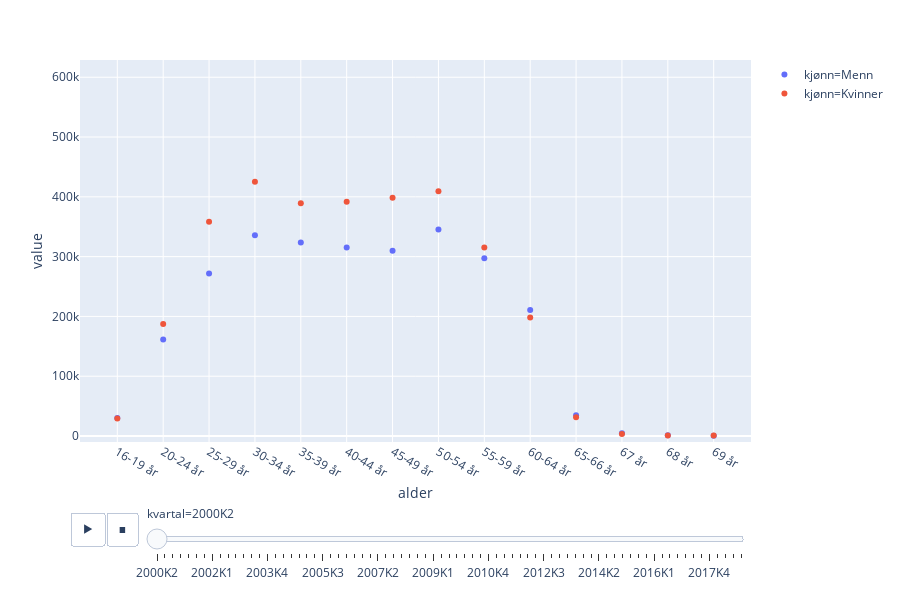

This figure's notebook cell:
### Code cell
margin = 10000
fig_3 = px.scatter(utv, x="alder", y="value", 
           animation_frame="kvartal", color='kjønn', 
           range_y=[-margin,utv['value'].max() + margin])
fig_3

### Figure 1 — Plotly figure (JSON) as saved in the notebook; plotly's stock layout.template omitted (floating-point values rounded to 4 significant figures)
{"data": [{"hoverlabel": {"namelength": 0}, "hovertemplate": "kjønn=Menn<br>kvartal=2000K2<br>alder=%{x}<br>value=%{y}", "legendgroup": "kjønn=Menn", "marker": {"color": "#636efa", "symbol": "circle"}, "mode": "markers", "name": "kjønn=Menn", "showlegend": true, "type": "scatter", "uid": "662ef1c2-2813-4b59-b8b5-b9cdabe64446", "x": ["16-19 år", "20-24 år", "25-29 år", "30-34 år", "35-39 år", "40-44 år", "45-49 år", "50-54 år", "55-59 år", "60-64 år", "65-66 år", "67 år", "68 år", "69 år"], "xaxis": "x", "y": [30110, 161571, 271988, 335583, 323696, 315352, 309718, 345277, 297388, 210614, 34727, 4769, 1266, 620], "yaxis": "y"}, {"hoverlabel": {"namelength": 0}, "hovertemplate": "kjønn=Kvinner<br>kvartal=2000K2<br>alder=%{x}<br>value=%{y}", "legendgroup": "kjønn=Kvinner", "marker": {"color": "#EF553B", "symbol": "circle"}, "mode": "markers", "name": "kjønn=Kvinner", "showlegend": true, "type": "scatter", "uid": "8a161c91-86c5-4b81-bc52-530eabd328e8", "x": ["16-19 år", "20-24 år", "25-29 år", "30-34 år", "35-39 år", "40-44 år", "45-49 år", "50-54 år", "55-59 år", "60-64 år", "65-66 år", "67 år", "68 år", "69 år"], "xaxis": "x", "y": [29415, 187548, 358266, 425232, 389446, 391748, 398326, 409253, 315177, 198260, 31472, 3293, 931, 712], "yaxis": "y"}], "layout": {"grid": {"xaxes": ["x"], "xgap": 0.1, "xside": "bottom", "yaxes": ["y"], "ygap": 0.1, "yside": "left"}, "height": 600, "legend": {"tracegroupgap": 0}, "margin": {"t": 60}, "sliders": [{"active": 0, "currentvalue": {"prefix": "kvartal="}, "len": 0.9, "pad": {"b": 10, "t": 60}, "steps": [{"args": [["2000K2"], {"frame": {"duration": 0, "redraw": false}, "fromcurrent": true, "mode": "immediate", "transition": {"duration": 0, "easing": "linear"}}], "label": "2000K2", "method": "animate"}, {"args": [["2000K3"], {"frame": {"duration": 0, "redraw": false}, "fromcurrent": true, "mode": "immediate", "transition": {"duration": 0, "easing": "linear"}}], "label": "2000K3", "method": "animate"}, {"args": [["2000K4"], {"frame": {"duration": 0, "redraw": false}, "fromcurrent": true, "mode": "immediate", "transition": {"duration": 0, "easing": "linear"}}], "label": "2000K4", "method": "animate"}, {"args": [["2001K1"], {"frame": {"duration": 0, "redraw": false}, "fromcurrent": true, "mode": "immediate", "transition": {"duration": 0, "easing": "linear"}}], "label": "2001K1", "method": "animate"}, {"args": [["2001K2"], {"frame": {"duration": 0, "redraw": false}, "fromcurrent": true, "mode": "immediate", "transition": {"duration": 0, "easing": "linear"}}], "label": "2001K2", "method": "animate"}, {"args": [["2001K3"], {"frame": {"duration": 0, "redraw": false}, "fromcurrent": true, "mode": "immediate", "transition": {"duration": 0, "easing": "linear"}}], "label": "2001K3", "method": "animate"}, {"args": [["2001K4"], {"frame": {"duration": 0, "redraw": false}, "fromcurrent": true, "mode": "immediate", "transition": {"duration": 0, "easing": "linear"}}], "label": "2001K4", "method": "animate"}, {"args": [["2002K1"], {"frame": {"duration": 0, "redraw": false}, "fromcurrent": true, "mode": "immediate", "transition": {"duration": 0, "easing": "linear"}}], "label": "2002K1", "method": "animate"}, {"args": [["2002K2"], {"frame": {"duration": 0, "redraw": false}, "fromcurrent": true, "mode": "immediate", "transition": {"duration": 0, "easing": "linear"}}], "label": "2002K2", "method": "animate"}, {"args": [["2002K3"], {"frame": {"duration": 0, "redraw": false}, "fromcurrent": true, "mode": "immediate", "transition": {"duration": 0, "easing": "linear"}}], "label": "2002K3", "method": "animate"}, {"args": [["2002K4"], {"frame": {"duration": 0, "redraw": false}, "fromcurrent": true, "mode": "immediate", "transition": {"duration": 0, "easing": "linear"}}], "label": "2002K4", "method": "animate"}, {"args": [["2003K1"], {"frame": {"duration": 0, "redraw": false}, "fromcurrent": true, "mode": "immediate", "transition": {"duration": 0, "easing": "linear"}}], "label": "2003K1", "method": "animate"}, {"args": [["2003K2"], {"frame": {"duration": 0, "redraw": false}, "fromcurrent": true, "mode": "immediate", "transition": {"duration": 0, "easing": "linear"}}], "label": "2003K2", "method": "animate"}, {"args": [["2003K3"], {"frame": {"duration": 0, "redraw": false}, "fromcurrent": true, "mode": "immediate", "transition": {"duration": 0, "easing": "linear"}}], "label": "2003K3", "method": "animate"}, {"args": [["2003K4"], {"frame": {"duration": 0, "redraw": false}, "fromcurrent": true, "mode": "immediate", "transition": {"duration": 0, "easing": "linear"}}], "label": "2003K4", "method": "animate"}, {"args": [["2004K1"], {"frame": {"duration": 0, "redraw": false}, "fromcurrent": true, "mode": "immediate", "transition": {"duration": 0, "easing": "linear"}}], "label": "2004K1", "method": "animate"}, {"args": [["2004K2"], {"frame": {"duration": 0, "redraw": false}, "fromcurrent": true, "mode": "immediate", "transition": {"duration": 0, "easing": "linear"}}], "label": "2004K2", "method": "animate"}, {"args": [["2004K3"], {"frame": {"duration": 0, "redraw": false}, "fromcurrent": true, "mode": "immediate", "transition": {"duration": 0, "easing": "linear"}}], "label": "2004K3", "method": "animate"}, {"args": [["2004K4"], {"frame": {"duration": 0, "redraw": false}, "fromcurrent": true, "mode": "immediate", "transition": {"duration": 0, "easing": "linear"}}], "label": "2004K4", "method": "animate"}, {"args": [["2005K1"], {"frame": {"duration": 0, "redraw": false}, "fromcurrent": true, "mode": "immediate", "transition": {"duration": 0, "easing": "linear"}}], "label": "2005K1", "method": "animate"}, {"args": [["2005K2"], {"frame": {"duration": 0, "redraw": false}, "fromcurrent": true, "mode": "immediate", "transition": {"duration": 0, "easing": "linear"}}], "label": "2005K2", "method": "animate"}, {"args": [["2005K3"], {"frame": {"duration": 0, "redraw": false}, "fromcurrent": true, "mode": "immediate", "transition": {"duration": 0, "easing": "linear"}}], "label": "2005K3", "method": "animate"}, {"args": [["2005K4"], {"frame": {"duration": 0, "redraw": false}, "fromcurrent": true, "mode": "immediate", "transition": {"duration": 0, "easing": "linear"}}], "label": "2005K4", "method": "animate"}, {"args": [["2006K1"], {"frame": {"duration": 0, "redraw": false}, "fromcurrent": true, "mode": "immediate", "transition": {"duration": 0, "easing": "linear"}}], "label": "2006K1", "method": "animate"}, {"args": [["2006K2"], {"frame": {"duration": 0, "redraw": false}, "fromcurrent": true, "mode": "immediate", "transition": {"duration": 0, "easing": "linear"}}], "label": "2006K2", "method": "animate"}, {"args": [["2006K3"], {"frame": {"duration": 0, "redraw": false}, "fromcurrent": true, "mode": "immediate", "transition": {"duration": 0, "easing": "linear"}}], "label": "2006K3", "method": "animate"}, {"args": [["2006K4"], {"frame": {"duration": 0, "redraw": false}, "fromcurrent": true, "mode": "immediate", "transition": {"duration": 0, "easing": "linear"}}], "label": "2006K4", "method": "animate"}, {"args": [["2007K1"], {"frame": {"duration": 0, "redraw": false}, "fromcurrent": true, "mode": "immediate", "transition": {"duration": 0, "easing": "linear"}}], "label": "2007K1", "method": "animate"}, {"args": [["2007K2"], {"frame": {"duration": 0, "redraw": false}, "fromcurrent": true, "mode": "immediate", "transition": {"duration": 0, "easing": "linear"}}], "label": "2007K2", "method": "animate"}, {"args": [["2007K3"], {"frame": {"duration": 0, "redraw": false}, "fromcurrent": true, "mode": "immediate", "transition": {"duration": 0, "easing": "linear"}}], "label": "2007K3", "method": "animate"}, {"args": [["2007K4"], {"frame": {"duration": 0, "redraw": false}, "fromcurrent": true, "mode": "immediate", "transition": {"duration": 0, "easing": "linear"}}], "label": "2007K4", "method": "animate"}, {"args": [["2008K1"], {"frame": {"duration": 0, "redraw": false}, "fromcurrent": true, "mode": "immediate", "transition": {"duration": 0, "easing": "linear"}}], "label": "2008K1", "method": "animate"}, {"args": [["2008K2"], {"frame": {"duration": 0, "redraw": false}, "fromcurrent": true, "mode": "immediate", "transition": {"duration": 0, "easing": "linear"}}], "label": "2008K2", "method": "animate"}, {"args": [["2008K3"], {"frame": {"duration": 0, "redraw": false}, "fromcurrent": true, "mode": "immediate", "transition": {"duration": 0, "easing": "linear"}}], "label": "2008K3", "method": "animate"}, {"args": [["2008K4"], {"frame": {"duration": 0, "redraw": false}, "fromcurrent": true, "mode": "immediate", "transition": {"duration": 0, "easing": "linear"}}], "label": "2008K4", "method": "animate"}, {"args": [["2009K1"], {"frame": {"duration": 0, "redraw": false}, "fromcurrent": true, "mode": "immediate", "transition": {"duration": 0, "easing": "linear"}}], "label": "2009K1", "method": "animate"}, {"args": [["2009K2"], {"frame": {"duration": 0, "redraw": false}, "fromcurrent": true, "mode": "immediate", "transition": {"duration": 0, "easing": "linear"}}], "label": "2009K2", "method": "animate"}, {"args": [["2009K3"], {"frame": {"duration": 0, "redraw": false}, "fromcurrent": true, "mode": "immediate", "transition": {"duration": 0, "easing": "linear"}}], "label": "2009K3", "method": "animate"}, {"args": [["2009K4"], {"frame": {"duration": 0, "redraw": false}, "fromcurrent": true, "mode": "immediate", "transition": {"duration": 0, "easing": "linear"}}], "label": "2009K4", "method": "animate"}, {"args": [["2010K1"], {"frame": {"duration": 0, "redraw": false}, "fromcurrent": true, "mode": "immediate", "transition": {"duration": 0, "easing": "linear"}}], "label": "2010K1", "method": "animate"}, {"args": [["2010K2"], {"frame": {"duration": 0, "redraw": false}, "fromcurrent": true, "mode": "immediate", "transition": {"duration": 0, "easing": "linear"}}], "label": "2010K2", "method": "animate"}, {"args": [["2010K3"], {"frame": {"duration": 0, "redraw": false}, "fromcurrent": true, "mode": "immediate", "transition": {"duration": 0, "easing": "linear"}}], "label": "2010K3", "method": "animate"}, {"args": [["2010K4"], {"frame": {"duration": 0, "redraw": false}, "fromcurrent": true, "mode": "immediate", "transition": {"duration": 0, "easing": "linear"}}], "label": "2010K4", "method": "animate"}, {"args": [["2011K1"], {"frame": {"duration": 0, "redraw": false}, "fromcurrent": true, "mode": "immediate", "transition": {"duration": 0, "easing": "linear"}}], "label": "2011K1", "method": "animate"}, {"args": [["2011K2"], {"frame": {"duration": 0, "redraw": false}, "fromcurrent": true, "mode": "immediate", "transition": {"duration": 0, "easing": "linear"}}], "label": "2011K2", "method": "animate"}, {"args": [["2011K3"], {"frame": {"duration": 0, "redraw": false}, "fromcurrent": true, "mode": "immediate", "transition": {"duration": 0, "easing": "linear"}}], "label": "2011K3", "method": "animate"}, {"args": [["2011K4"], {"frame": {"duration": 0, "redraw": false}, "fromcurrent": true, "mode": "immediate", "transition": {"duration": 0, "easing": "linear"}}], "label": "2011K4", "method": "animate"}, {"args": [["2012K1"], {"frame": {"duration": 0, "redraw": false}, "fromcurrent": true, "mode": "immediate", "transition": {"duration": 0, "easing": "linear"}}], "label": "2012K1", "method": "animate"}, {"args": [["2012K2"], {"frame": {"duration": 0, "redraw": false}, "fromcurrent": true, "mode": "immediate", "transition": {"duration": 0, "easing": "linear"}}], "label": "2012K2", "method": "animate"}, {"args": [["2012K3"], {"frame": {"duration": 0, "redraw": false}, "fromcurrent": true, "mode": "immediate", "transition": {"duration": 0, "easing": "linear"}}], "label": "2012K3", "method": "animate"}, {"args": [["2012K4"], {"frame": {"duration": 0, "redraw": false}, "fromcurrent": true, "mode": "immediate", "transition": {"duration": 0, "easing": "linear"}}], "label": "2012K4", "method": "animate"}, {"args": [["2013K1"], {"frame": {"duration": 0, "redraw": false}, "fromcurrent": true, "mode": "immediate", "transition": {"duration": 0, "easing": "linear"}}], "label": "2013K1", "method": "animate"}, {"args": [["2013K2"], {"frame": {"duration": 0, "redraw": false}, "fromcurrent": true, "mode": "immediate", "transition": {"duration": 0, "easing": "linear"}}], "label": "2013K2", "method": "animate"}, {"args": [["2013K3"], {"frame": {"duration": 0, "redraw": false}, "fromcurrent": true, "mode": "immediate", "transition": {"duration": 0, "easing": "linear"}}], "label": "2013K3", "method": "animate"}, {"args": [["2013K4"], {"frame": {"duration": 0, "redraw": false}, "fromcurrent": true, "mode": "immediate", "transition": {"duration": 0, "easing": "linear"}}], "label": "2013K4", "method": "animate"}, {"args": [["2014K1"], {"frame": {"duration": 0, "redraw": false}, "fromcurrent": true, "mode": "immediate", "transition": {"duration": 0, "easing": "linear"}}], "label": "2014K1", "method": "animate"}, {"args": [["2014K2"], {"frame": {"duration": 0, "redraw": false}, "fromcurrent": true, "mode": "immediate", "transition": {"duration": 0, "easing": "linear"}}], "label": "2014K2", "method": "animate"}, {"args": [["2014K3"], {"frame": {"duration": 0, "redraw": false}, "fromcurrent": true, "mode": "immediate", "transition": {"duration": 0, "easing": "linear"}}], "label": "2014K3", "method": "animate"}, {"args": [["2014K4"], {"frame": {"duration": 0, "redraw": false}, "fromcurrent": true, "mode": "immediate", "transition": {"duration": 0, "easing": "linear"}}], "label": "2014K4", "method": "animate"}, {"args": [["2015K1"], {"frame": {"duration": 0, "redraw": false}, "fromcurrent": true, "mode": "immediate", "transition": {"duration": 0, "easing": "linear"}}], "label": "2015K1", "method": "animate"}, {"args": [["2015K2"], {"frame": {"duration": 0, "redraw": false}, "fromcurrent": true, "mode": "immediate", "transition": {"duration": 0, "easing": "linear"}}], "label": "2015K2", "method": "animate"}, {"args": [["2015K3"], {"frame": {"duration": 0, "redraw": false}, "fromcurrent": true, "mode": "immediate", "transition": {"duration": 0, "easing": "linear"}}], "label": "2015K3", "method": "animate"}, {"args": [["2015K4"], {"frame": {"duration": 0, "redraw": false}, "fromcurrent": true, "mode": "immediate", "transition": {"duration": 0, "easing": "linear"}}], "label": "2015K4", "method": "animate"}, {"args": [["2016K1"], {"frame": {"duration": 0, "redraw": false}, "fromcurrent": true, "mode": "immediate", "transition": {"duration": 0, "easing": "linear"}}], "label": "2016K1", "method": "animate"}, {"args": [["2016K2"], {"frame": {"duration": 0, "redraw": false}, "fromcurrent": true, "mode": "immediate", "transition": {"duration": 0, "easing": "linear"}}], "label": "2016K2", "method": "animate"}, {"args": [["2016K3"], {"frame": {"duration": 0, "redraw": false}, "fromcurrent": true, "mode": "immediate", "transition": {"duration": 0, "easing": "linear"}}], "label": "2016K3", "method": "animate"}, {"args": [["2016K4"], {"frame": {"duration": 0, "redraw": false}, "fromcurrent": true, "mode": "immediate", "transition": {"duration": 0, "easing": "linear"}}], "label": "2016K4", "method": "animate"}, {"args": [["2017K1"], {"frame": {"duration": 0, "redraw": false}, "fromcurrent": true, "mode": "immediate", "transition": {"duration": 0, "easing": "linear"}}], "label": "2017K1", "method": "animate"}, {"args": [["2017K2"], {"frame": {"duration": 0, "redraw": false}, "fromcurrent": true, "mode": "immediate", "transition": {"duration": 0, "easing": "linear"}}], "label": "2017K2", "method": "animate"}, {"args": [["2017K3"], {"frame": {"duration": 0, "redraw": false}, "fromcurrent": true, "mode": "immediate", "transition": {"duration": 0, "easing": "linear"}}], "label": "2017K3", "method": "animate"}, {"args": [["2017K4"], {"frame": {"duration": 0, "redraw": false}, "fromcurrent": true, "mode": "immediate", "transition": {"duration": 0, "easing": "linear"}}], "label": "2017K4", "method": "animate"}, {"args": [["2018K1"], {"frame": {"duration": 0, "redraw": false}, "fromcurrent": true, "mode": "immediate", "transition": {"duration": 0, "easing": "linear"}}], "label": "2018K1", "method": "animate"}, {"args": [["2018K2"], {"frame": {"duration": 0, "redraw": false}, "fromcurrent": true, "mode": "immediate", "transition": {"duration": 0, "easing": "linear"}}], "label": "2018K2", "method": "animate"}, {"args": [["2018K3"], {"frame": {"duration": 0, "redraw": false}, "fromcurrent": true, "mode": "immediate", "transition": {"duration": 0, "easing": "linear"}}], "label": "2018K3", "method": "animate"}, {"args": [["2018K4"], {"frame": {"duration": 0, "redraw": false}, "fromcurrent": true, "mode": "immediate", "transition": {"duration": 0, "easing": "linear"}}], "label": "2018K4", "method": "animate"}], "x": 0.1, "xanchor": "left", "y": 0, "yanchor": "top"}], "updatemenus": [{"buttons": [{"args": [null, {"frame": {"duration": 500, "redraw": false}, "fromcurrent": true, "mode": "immediate", "transition": {"duration": 500, "easing": "linear"}}], "label": "&#9654;", "method": "animate"}, {"args": [[null], {"frame": {"duration": 0, "redraw": false}, "fromcurrent": true, "mode": "immediate", "transition": {"duration": 0, "easing": "linear"}}], "label": "&#9724;", "method": "animate"}], "direction": "left", "pad": {"r": 10, "t": 70}, "showactive": false, "type": "buttons", "x": 0.1, "xanchor": "right", "y": 0, "yanchor": "top"}], "xaxis": {"title": {"text": "alder"}}, "yaxis": {"range": [-10000, 628848], "title": {"text": "value"}}}}
